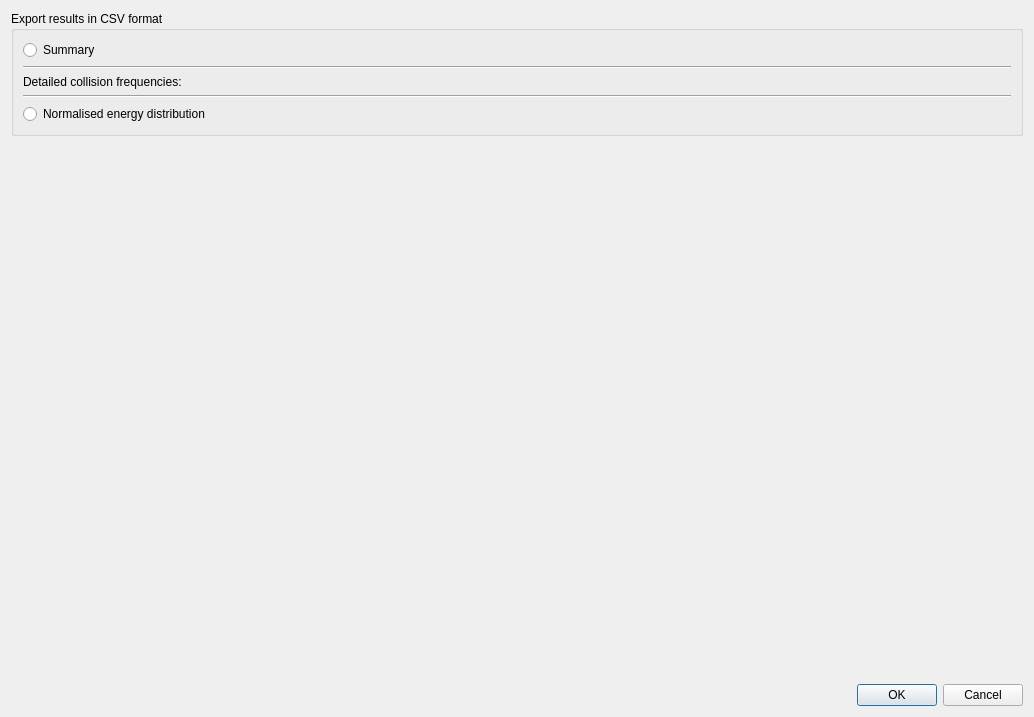
<?xml version="1.0" encoding="UTF-8"?>
<ui version="4.0">
 <class>Dialog</class>
 <widget class="QDialog" name="Dialog">
  <property name="geometry">
   <rect>
    <x>0</x>
    <y>0</y>
    <width>1034</width>
    <height>717</height>
   </rect>
  </property>
  <property name="windowTitle">
   <string>Dialog</string>
  </property>
  <layout class="QVBoxLayout" name="verticalLayout_2">
   <item>
    <layout class="QVBoxLayout" name="verticalLayout">
     <item>
      <widget class="QGroupBox" name="groupBox">
       <property name="title">
        <string>Export results in CSV format</string>
       </property>
       <layout class="QVBoxLayout" name="verticalLayout_3">
        <item>
         <widget class="QRadioButton" name="radioButton">
          <property name="text">
           <string>Summary</string>
          </property>
         </widget>
        </item>
        <item>
         <widget class="Line" name="line">
          <property name="orientation">
           <enum>Qt::Horizontal</enum>
          </property>
         </widget>
        </item>
        <item>
         <widget class="QLabel" name="label">
          <property name="enabled">
           <bool>true</bool>
          </property>
          <property name="text">
           <string>Detailed collision frequencies:</string>
          </property>
         </widget>
        </item>
        <item>
         <widget class="Line" name="line_2">
          <property name="orientation">
           <enum>Qt::Horizontal</enum>
          </property>
         </widget>
        </item>
        <item>
         <widget class="QRadioButton" name="radioButton_2">
          <property name="text">
           <string>Normalised energy distribution</string>
          </property>
         </widget>
        </item>
       </layout>
      </widget>
     </item>
     <item>
      <spacer name="verticalSpacer">
       <property name="orientation">
        <enum>Qt::Vertical</enum>
       </property>
       <property name="sizeHint" stdset="0">
        <size>
         <width>20</width>
         <height>40</height>
        </size>
       </property>
      </spacer>
     </item>
     <item>
      <widget class="QDialogButtonBox" name="buttonBox">
       <property name="orientation">
        <enum>Qt::Horizontal</enum>
       </property>
       <property name="standardButtons">
        <set>QDialogButtonBox::Cancel|QDialogButtonBox::Ok</set>
       </property>
      </widget>
     </item>
    </layout>
   </item>
  </layout>
 </widget>
 <resources/>
 <connections>
  <connection>
   <sender>buttonBox</sender>
   <signal>accepted()</signal>
   <receiver>Dialog</receiver>
   <slot>accept()</slot>
   <hints>
    <hint type="sourcelabel">
     <x>248</x>
     <y>254</y>
    </hint>
    <hint type="destinationlabel">
     <x>157</x>
     <y>274</y>
    </hint>
   </hints>
  </connection>
  <connection>
   <sender>buttonBox</sender>
   <signal>rejected()</signal>
   <receiver>Dialog</receiver>
   <slot>reject()</slot>
   <hints>
    <hint type="sourcelabel">
     <x>316</x>
     <y>260</y>
    </hint>
    <hint type="destinationlabel">
     <x>286</x>
     <y>274</y>
    </hint>
   </hints>
  </connection>
 </connections>
</ui>
